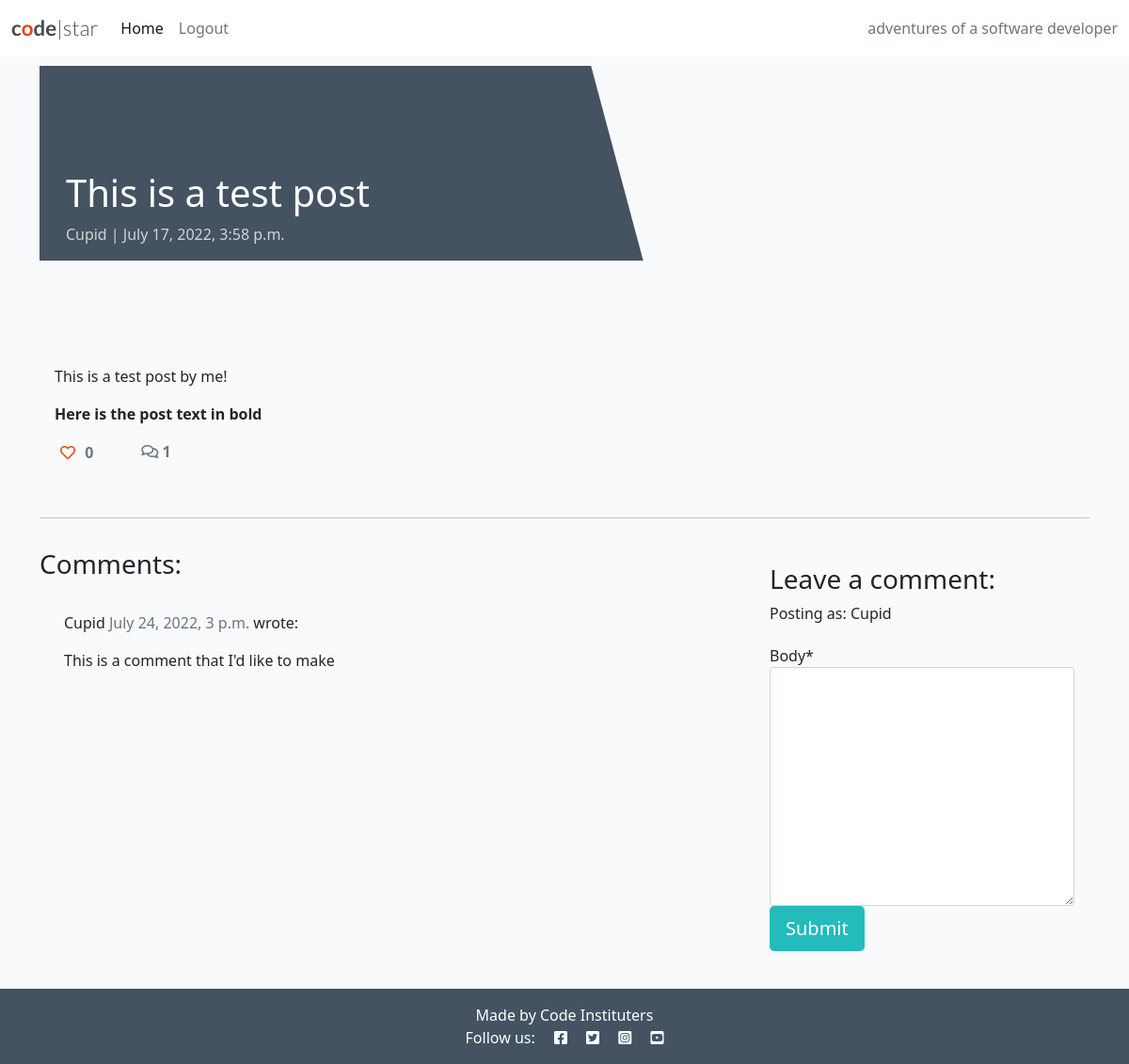
Page /Test-post/ (signed in) on the committed database.
### blog/models.py (models this page shows, shortened)
class Post(models.Model):
    title = models.CharField(max_length=200, unique=True)
    slug = models.SlugField(max_length=200, unique=True)
    author = models.ForeignKey(
        User, on_delete=models.CASCADE, related_name="blog_posts"
    )
    featured_image = CloudinaryField('image', default='placeholder')
    excerpt = models.TextField(blank=True)
    updated_on = models.DateTimeField(auto_now=True)
    content = models.TextField()
    created_on = models.DateTimeField(auto_now_add=True)
    status = models.IntegerField(choices=STATUS, default=0)
    likes = models.ManyToManyField(
        User, related_name='blogpost_like', blank=True)
    class Meta:
        ordering = ["-created_on"]
    def number_of_likes(self):
        return self.likes.count()

class Comment(models.Model):
    post = models.ForeignKey(Post, on_delete=models.CASCADE,
                             related_name="comments")
    name = models.CharField(max_length=80)
    email = models.EmailField()
    body = models.TextField()
    created_on = models.DateTimeField(auto_now_add=True)
    approved = models.BooleanField(default=False)
    class Meta:
        ordering = ["created_on"]

### blog/views.py (the view, shortened to what this page needs)
# urls.py: path('<slug:slug>/', views.PostDetail.as_view(), name='post_detail'),
class PostDetail(View):
    def get(self, request, slug, *args, **kwargs):
        queryset = Post.objects.filter(status=1)
        post = get_object_or_404(queryset, slug=slug)
        comments = post.comments.filter(approved=True).order_by("-created_on")
        liked = False
        if post.likes.filter(id=self.request.user.id).exists():
            liked = True
        return render(
            request,
            "post_detail.html",
            {
                "post": post,
                "comments": comments,
                "commented": False,
                "liked": liked,
                "comment_form": CommentForm()
            },
        )

### blog/forms.py
class CommentForm(forms.ModelForm):
    class Meta:
        model = Comment
        fields = ('body',)

### templates/post_detail.html (shortened to what this page needs)
{% extends 'base.html' %} {% block content %}
{% load crispy_forms_tags %}
<div class="masthead">
    <div class="container">
        <div class="row g-0">
            <div class="col-md-6 masthead-text">
                <h1 class="post-title">{{ post.title }}</h1>
                <p class="post-subtitle">{{ post.author }} | {{ post.created_on }}</p>
            </div>
            <div class="d-none d-md-block col-md-6 masthead-image">
            </div>
        </div>
    </div>
</div>
<div class="container">
    <div class="row">
        <div class="col card mb-4  mt-3 left  top">
            <div class="card-body">
                <p class="card-text ">
                    {{ post.content | safe }}
                </p>
                <div class="row">
                    <div class="col-1">
                        <strong>
                            {% if user.is_authenticated %}
                            <form class="d-inline" action="{% url 'post_like' post.slug %}" method="POST">
                                {% if liked %}
                                <button type="submit" name="blogpost_id" value="{{post.slug}}" class="btn-like"><i class="fas fa-heart"></i></button>
                                {% else %}
                                <button type="submit" name="blogpost_id" value="{{post.slug}}" class="btn-like"><i class="far fa-heart"></i></button>
                                {% endif %}
                            </form>
                            {% else %}
                            <span class="text-secondary"><i class="far fa-heart"></i></span>
                            {% endif %}
                        <span class="text-secondary">{{ post.number_of_likes }} </span>
                        </strong>
                    </div>
                    <div class="col-1">
                        {% with comments.count as total_comments %}
                        <strong class="text-secondary"><i class="far fa-comments"></i>
                            {{ total_comments }}</strong>
                        {% endwith %}
                    </div>
                </div>
            </div>
        </div>
    </div>
    <div class="row">
        <div class="col">
            <hr>
        </div>
    </div>
    <div class="row">
        <div class="col-md-8 card mb-4  mt-3 ">
            <h3>Comments:</h3>
            <div class="card-body">
                {% for comment in comments %}
                <div class="comments" style="padding: 10px;">
                    <p class="font-weight-bold">
                        {{ comment.name }}
                        <span class=" text-muted font-weight-normal">
                            {{ comment.created_on }}
                        </span> wrote:
                    </p>
                    {{ comment.body | linebreaks }}
                </div>
                {% endfor %}
            </div>
        </div>
        <div class="col-md-4 card mb-4  mt-3 ">
            <div class="card-body">
                {% if commented %}
                <div class="alert alert-success" role="alert">
                    Your comment is awaiting approval
                </div>
                {% else %}
                {% if user.is_authenticated %}
                <h3>Leave a comment:</h3>
                <p>Posting as: {{ user.username }}</p>
                <form method="post" style="margin-top: 1.3em;">
                    {{ comment_form | crispy }}
                    <button type="submit" class="btn btn-signup btn-lg">Submit</button>
                </form>
                {% endif %}
                {% endif %}
            </div>
        </div>
    </div>
</div>
{% endblock content %}

### static/css/style.css (style rules this page uses)
body { background-color: #F9FAFC; }
.main-bg { background-color: #F9FAFC; }
.card { border: none; background-color: transparent; }
.masthead { margin-top: 10px; overflow: hidden; position: relative; display: inline-block; height: 33vh; width: 100%; }
.masthead-text { background-color: #445261; color: white; position: relative; }
.masthead-image { position: relative; overflow: hidden; }
.masthead-image:after { content: ""; position: absolute; top: 0; right: 90%; height: 100%; width: 150%; background: #445261; -webkit-transform: skew(15deg); -moz-transform: skew(15deg); transform: skew(15deg); z-index: 100; }
.post-title { margin-top: 20%; margin-left: 5%; }
.post-subtitle { margin-left: 5%; color: lightgray; }
.btn-signup { background-color: #23BBBB; color: #fff; }
.btn-like { color: #E84610; border: none; background: transparent; }

### rows in the picture
Post: title "This is a test post", author "Cupid", created_on "July 17, 2022, 3:58 p.m.", content "This is a test post by me! Here is the post text in bold", number_of_likes "0"
Comment: name "Cupid", created_on "July 24, 2022, 3 p.m.", body "This is a comment that I'd like to make"

### other values in the picture
{{ total_comments }} "1"
{{ user.username }} "Cupid"
